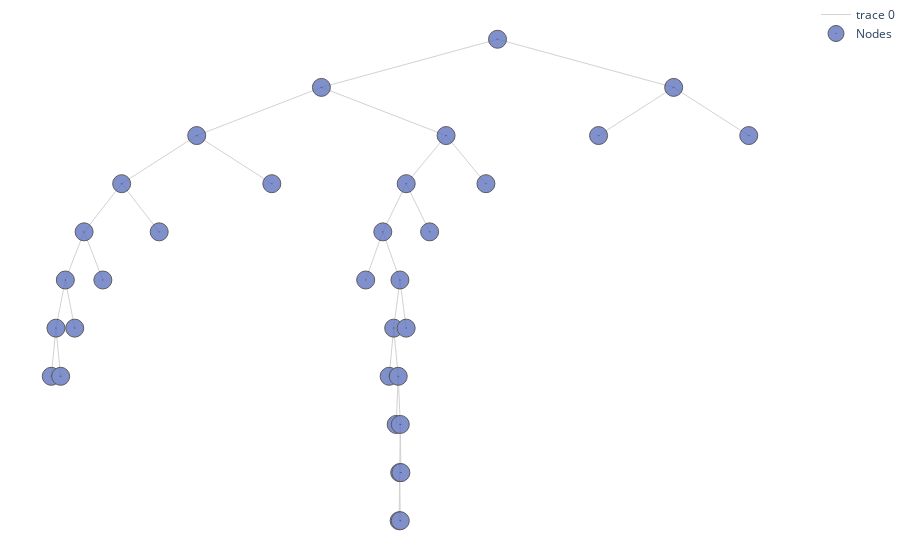

The notebook cell this image was saved under:
### Code cell
alpha, pruned_table = tree.pruning(features_test, n_features_test, y_test_list, table = True, print_tree = True, html = True)
#pruned_table.style.hide()

### Figure 1 — Plotly figure (JSON) as saved in the notebook; plotly's stock layout.template omitted (floating-point values rounded to 4 significant figures)
{"data": [{"hoverinfo": "none", "line": {"color": "rgb(210,210,210)", "width": 1}, "mode": "lines", "type": "scatter", "x": [0, -150.1, null, 0, 150.1, null, -150.1, -256.4, null, -150.1, -43.86, null, 150.1, 86.12, null, 150.1, 214.1, null, -256.4, -320.4, null, -256.4, -192.4, null, -43.86, -77.83, null, -43.86, -9.881, null, -320.4, -352.4, null, -320.4, -288.4, null, -77.83, -97.79, null, -77.83, -57.88, null, -352.4, -368.4, null, -352.4, -336.4, null, -97.79, -112.4, null, -97.79, -83.19, null, -368.4, -376.4, null, -368.4, -360.4, null, -83.19, -88.51, null, -83.19, -77.88, null, -376.4, -380.4, null, -376.4, -372.4, null, -88.51, -92.38, null, -88.51, -84.63, null, -84.63, -86.38, null, -84.63, -82.88, null, -82.88, -83.38, null, -82.88, -82.38, null, -83.38, -83.88, null, -83.38, -82.88, null], "y": [10, 9, null, 10, 9, null, 9, 8, null, 9, 8, null, 9, 8, null, 9, 8, null, 8, 7, null, 8, 7, null, 8, 7, null, 8, 7, null, 7, 6, null, 7, 6, null, 7, 6, null, 7, 6, null, 6, 5, null, 6, 5, null, 6, 5, null, 6, 5, null, 5, 4, null, 5, 4, null, 5, 4, null, 5, 4, null, 4, 3, null, 4, 3, null, 4, 3, null, 4, 3, null, 3, 2, null, 3, 2, null, 2, 1, null, 2, 1, null, 1, 0, null, 1, 0, null]}, {"hoverinfo": "text", "marker": {"color": "#6175c1", "line": {"color": "rgb(50,50,50)", "width": 1}, "size": 18, "symbol": "circle-dot"}, "mode": "markers", "name": "Nodes", "opacity": 0.8, "text": ["n9<br>Class: {1: 0.72, 2: 0.02, 3: 0.02, 4: 0.24}<br>tau : None<br>Samples : 3628<br>GPR: []<br>LPR: []", "n65<br>Class: {1: 0.26, 2: 0.02, 3: 0.02, 4: 0.7}<br>tau : None<br>Samples : 542<br>GPR: []<br>LPR: []", "n1324<br>Class: {1: 0.0, 2: 0.06, 3: 0.62, 4: 0.32}<br>tau : None<br>Samples : 1134<br>GPR: []<br>LPR: []", "n7<br>Class: {1: 0.1, 2: 0.05, 3: 0.77, 4: 0.09}<br>tau : None<br>Samples : 16307<br>GPR: 0.006<br>LPR: 1.316", "n1<br>car_ownership in ('car_ownership0',)<br>Class:{1: 0.18, 2: 0.03, 3: 0.35, 4: 0.44}<br>tau : 0.89<br>Samples: 76103<br>GPR: 0.146<br>LPR: 0.888", "n2<br>distance_group in ('distance04', 'distance05', 'distance06', 'distance07', 'distance08', 'distance09', 'distance10', 'distance11')<br>Class:{1: 0.14, 2: 0.02, 3: 0.24, 4: 0.59}<br>tau : 0.92<br>Samples: 53924<br>GPR: 0.153<br>LPR: 0.919", "n4<br>distance_group in ('distance01',)<br>Class:{1: 0.48, 2: 0.03, 3: 0.05, 4: 0.43}<br>tau : 0.99<br>Samples: 11453<br>GPR: 0.084<br>LPR: 0.994", "n8<br>day_of_week in ('day_of_week6', 'day_of_week7')<br>Class:{1: 0.38, 2: 0.03, 3: 0.07, 4: 0.52}<br>tau : 0.87<br>Samples: 7825<br>GPR: 0.004<br>LPR: 0.869", "n16<br>trafficperc_group in ('1mediumlow_traffic', '2medium_traffic', '3mediumhigh_traffic', '4high_traffic')<br>Class:{1: 0.39, 2: 0.03, 3: 0.08, 4: 0.51}<br>tau : 0.82<br>Samples: 5823<br>GPR: 0.02<br>LPR: 0.819", "n32<br>starttime_group in ('evening',)<br>Class:{1: 0.36, 2: 0.03, 3: 0.06, 4: 0.55}<br>tau : 0.98<br>Samples: 3914<br>GPR: 0.011<br>LPR: 0.983", "n64<br>driving_license in ('driving_license1',)<br>Class:{1: 0.37, 2: 0.03, 3: 0.07, 4: 0.53}<br>tau : 0.89<br>Samples: 3372<br>GPR: []<br>LPR: 0.894", "n128<br>Class: {1: 0.52, 2: 0.02, 3: 0.13, 4: 0.33}<br>tau : None<br>Samples : 1180<br>GPR: []<br>LPR: 0.81", "n129<br>Class: {1: 0.29, 2: 0.03, 3: 0.04, 4: 0.64}<br>tau : None<br>Samples : 2192<br>GPR: []<br>LPR: 0.966", "n33<br>Class: {1: 0.45, 2: 0.03, 3: 0.12, 4: 0.41}<br>tau : None<br>Samples : 1909<br>GPR: []<br>LPR: 0.764", "n17<br>Class: {1: 0.35, 2: 0.03, 3: 0.05, 4: 0.57}<br>tau : None<br>Samples : 2002<br>GPR: []<br>LPR: 0.911", "n5<br>drivingcharge_group in ('high_charge',)<br>Class:{1: 0.05, 2: 0.02, 3: 0.3, 4: 0.63}<br>tau : 1.2<br>Samples: 42471<br>GPR: 0.108<br>LPR: 1.203", "n10<br>trafficperc_group in ('0low_traffic', '1mediumlow_traffic')<br>Class:{1: 0.05, 2: 0.02, 3: 0.24, 4: 0.69}<br>tau : 1.06<br>Samples: 38446<br>GPR: 0.067<br>LPR: 1.062", "n20<br>faretype in ('faretype1', 'faretype2', 'faretype3', 'faretype4')<br>Class:{1: 0.03, 2: 0.03, 3: 0.39, 4: 0.55}<br>tau : 0.94<br>Samples: 13067<br>GPR: 0.023<br>LPR: 0.938", "n40<br>Class: {1: 0.03, 2: 0.01, 3: 0.34, 4: 0.61}<br>tau : None<br>Samples : 2562<br>GPR: 0.038<br>LPR: 1.09", "n41<br>driving_license in ('driving_license0',)<br>Class:{1: 0.03, 2: 0.03, 3: 0.4, 4: 0.53}<br>tau : 0.98<br>Samples: 10505<br>GPR: 0.06<br>LPR: 0.976", "n82<br>cost_group in ('high_cost', 'medium_cost')<br>Class:{1: 0.03, 2: 0.03, 3: 0.34, 4: 0.6}<br>tau : 1.0<br>Samples: 8188<br>GPR: 0.037<br>LPR: 0.995", "n164<br>Class: {1: 0.07, 2: 0.04, 3: 0.19, 4: 0.69}<br>tau : None<br>Samples : 2716<br>GPR: []<br>LPR: 1.051", "n165<br>day_of_week in ('day_of_week1', 'day_of_week2', 'day_of_week3', 'day_of_week4', 'day_of_week5')<br>Class:{1: 0.01, 2: 0.03, 3: 0.41, 4: 0.55}<br>tau : 1.0<br>Samples: 5472<br>GPR: 0.015<br>LPR: 0.998", "n330<br>Class: {1: 0.02, 2: 0.01, 3: 0.3, 4: 0.67}<br>tau : None<br>Samples : 1269<br>GPR: []<br>LPR: 1.071", "n331<br>trafficperc_group in ('2medium_traffic',)<br>Class:{1: 0.01, 2: 0.03, 3: 0.44, 4: 0.52}<br>tau : 1.0<br>Samples: 4203<br>GPR: 0.057<br>LPR: 0.996", "n662<br>purpose in ('purpose2', 'purpose3', 'purpose4', 'purpose5')<br>Class:{1: 0.01, 2: 0.04, 3: 0.53, 4: 0.42}<br>tau : 0.95<br>Samples: 2423<br>GPR: 0.028<br>LPR: 0.951", "n1325<br>Class: {1: 0.02, 2: 0.03, 3: 0.46, 4: 0.5}<br>tau : None<br>Samples : 1289<br>GPR: []<br>LPR: 0.928", "n663<br>Class: {1: 0.01, 2: 0.02, 3: 0.31, 4: 0.66}<br>tau : None<br>Samples : 1780<br>GPR: []<br>LPR: 1.08", "n83<br>Class: {1: 0.05, 2: 0.02, 3: 0.65, 4: 0.29}<br>tau : None<br>Samples : 2317<br>GPR: 0.066<br>LPR: 1.077", "n21<br>Class: {1: 0.06, 2: 0.02, 3: 0.16, 4: 0.76}<br>tau : None<br>Samples : 25379<br>GPR: 0.022<br>LPR: 1.213", "n11<br>Class: {1: 0.03, 2: 0.04, 3: 0.81, 4: 0.12}<br>tau : None<br>Samples : 4025<br>GPR: 0.013<br>LPR: 1.296", "n3<br>distance_group in ('distance04', 'distance05', 'distance06', 'distance07', 'distance08', 'distance09', 'distance10', 'distance11')<br>Class:{1: 0.26, 2: 0.04, 3: 0.62, 4: 0.08}<br>tau : 1.18<br>Samples: 22179<br>GPR: 0.315<br>LPR: 1.181", "n6<br>Class: {1: 0.73, 2: 0.03, 3: 0.2, 4: 0.05}<br>tau : None<br>Samples : 5872<br>GPR: 0.004<br>LPR: 1.162"], "type": "scatter", "x": [-192.4, -360.4, -83.88, 214.1, 0, -150.1, -256.4, -320.4, -352.4, -368.4, -376.4, -380.4, -372.4, -336.4, -288.4, -43.86, -77.83, -97.79, -112.4, -83.19, -88.51, -92.38, -84.63, -86.38, -82.88, -83.38, -82.88, -82.38, -77.88, -57.88, -9.881, 150.1, 86.12], "y": [7, 4, 0, 8, 10, 9, 8, 7, 6, 5, 4, 3, 3, 5, 6, 8, 7, 6, 5, 5, 4, 3, 3, 2, 2, 1, 0, 1, 4, 6, 7, 9, 8]}], "layout": {"margin": {"b": 0, "l": 0, "r": 0, "t": 0}, "plot_bgcolor": "rgba(0, 0, 0, 0)", "xaxis": {"showticklabels": false, "visible": false}, "yaxis": {"showticklabels": true, "visible": false}}}
